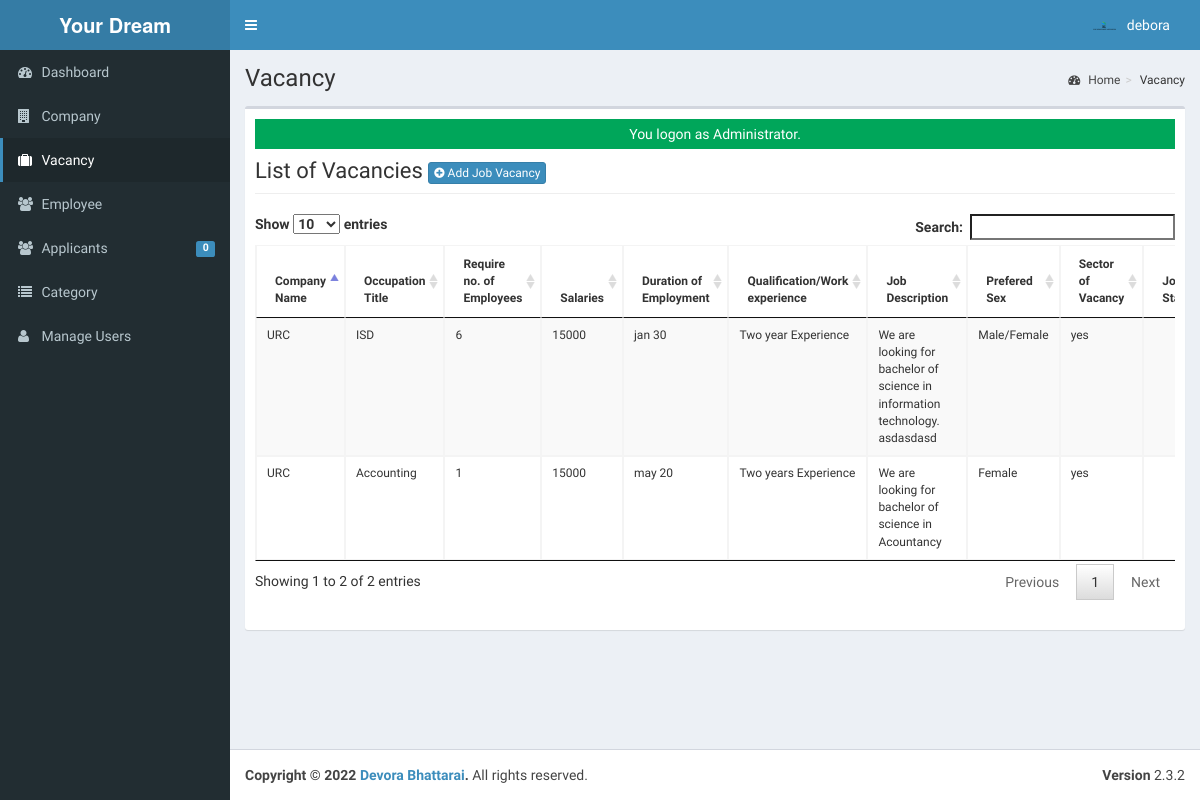
Screenshot of /admin/vacancy/index.php (signed in) with the database file from the repository.
### tables this page shows
CREATE TABLE `tblusers` (
  `USERID` varchar(30) NOT NULL,
  `FULLNAME` varchar(40) NOT NULL,
  `USERNAME` varchar(90) NOT NULL,
  `PASS` varchar(90) NOT NULL,
  `ROLE` varchar(30) NOT NULL,
  `PICLOCATION` varchar(255) NOT NULL
);

CREATE TABLE `tbljob` (
  `JOBID` int(11) NOT NULL,
  `COMPANYID` int(11) NOT NULL,
  `CATEGORY` varchar(90) NOT NULL,
  `OCCUPATIONTITLE` varchar(90) NOT NULL,
  `REQ_NO_EMPLOYEES` int(11) NOT NULL,
  `SALARIES` double NOT NULL,
  `DURATION_EMPLOYEMENT` varchar(90) NOT NULL,
  `QUALIFICATION_WORKEXPERIENCE` text NOT NULL,
  `JOBDESCRIPTION` text NOT NULL,
  `PREFEREDSEX` varchar(30) NOT NULL,
  `SECTOR_VACANCY` text NOT NULL,
  `JOBSTATUS` varchar(90) NOT NULL,
  `DATEPOSTED` datetime NOT NULL
);

CREATE TABLE `tblcompany` (
  `COMPANYID` int(11) NOT NULL,
  `COMPANYNAME` varchar(90) NOT NULL,
  `COMPANYADDRESS` varchar(90) NOT NULL,
  `COMPANYCONTACTNO` varchar(30) NOT NULL,
  `COMPANYSTATUS` varchar(90) NOT NULL,
  `COMPANYMISSION` text NOT NULL
);

### admin/vacancy/index.php (called while the page is built, shortened)
<?php
require_once("../../include/initialize.php");
$title="Vacancy";
require_once ("../theme/templates.php");
?>

### include/database.php (called while the page is built, shortened)
<?php
class Database {
	var $query = '';
	public $conn;
	public function open_connection() {
		try {
		$this->conn = new PDO("mysql:host=".server.";dbname=".database_name. "", user,pass);
		$this->conn->setAttribute(PDO::ATTR_ERRMODE, PDO::ERRMODE_EXCEPTION);
		}catch(PDOException $e){
			echo "Problem in database connection! Contact administrator!". $e->getMessage();
		}
	}
	function setQuery($sql='') {
		try {
		   $this->sql_string=$sql;
			$this->query = $this->conn->prepare($this->sql_string);
			$this->query->execute();
		  } catch (PDOException $e) {
		    echo "Failed to get query handle: " . $e->getMessage() . "\n";
		    exit;
		  }
	}
	function loadResultList() {
		$results = $this->query->fetchAll(PDO::FETCH_OBJ);
		return $results;
	}
	function loadSingleResult() {
		$results = $this->query->fetch(PDO::FETCH_OBJ);
		return $results;
	}
}
$mydb = new Database();
?>

### include/accounts.php (called while the page is built, shortened)
<?php
require_once(LIB_PATH.DS.'database.php');
class User {
	protected static  $tblname = "tblusers";
	function single_user($id=""){
			global $mydb;
			$mydb->setQuery("SELECT * FROM ".self::$tblname."
				Where USERID= '{$id}' LIMIT 1");
			$cur = $mydb->loadSingleResult();
			return $cur;
	}
}
?>

### include/function.php (called while the page is built, shortened)
<?php
function currentpage(){
		$this_page = $_SERVER['SCRIPT_NAME'];
	    $bits = explode('/',$this_page);
		 return $bits[3];
	}
		?>

### admin/vacancy/list.php (the view, shortened to what this page needs)
<div class="row">
      	 <div class="col-lg-12">
           <h1 class="page-header">List of Vacancies  <a href="index.php?view=add" class="btn btn-primary btn-xs  ">  <i class="fa fa-plus-circle fw-fa"></i> Add Job Vacancy</a>  </h1>
      		</div>
  		 </div>
 		    <form action="controller.php?action=delete" Method="POST">
		     <div class="table-responsive">
			<table id="dash-table" class="table table-striped table-bordered table-hover"  style="font-size:12px" cellspacing="0">
			  <thead>
			  	<tr>
			  		<th>Company Name</th>
			  		<th>Occupation Title</th>
			  		<th>Require no. of Employees</th>
			  		<th>Salaries</th>
			  		<th>Duration of Employment</th>
			  		<th>Qualification/Work experience</th>
			  		<th>Job Description</th>
			  		<th>Prefered Sex</th>
			  		<th>Sector of Vacancy</th>
			  		<th>Job Status</th>
			  	</tr>
			  </thead>
			  <tbody>
			  	<?php
			  		$mydb->setQuery("SELECT * FROM `tbljob` j, `tblcompany` c WHERE j.COMPANYID=c.COMPANYID");
			  		$cur = $mydb->loadResultList();
					foreach ($cur as $result) {
			  		echo '<tr>';
			  			echo '<td>' . $result->COMPANYNAME.'</td>';
			  			echo '<td>' . $result->OCCUPATIONTITLE.'</td>';
			  			echo '<td>' . $result->REQ_NO_EMPLOYEES.'</td>';
			  			echo '<td>' . $result->SALARIES.'</td>';
			  			echo '<td>' . $result->DURATION_EMPLOYEMENT.'</td>';
			  			echo '<td>' . $result->QUALIFICATION_WORKEXPERIENCE.'</td>';
			  			echo '<td>' . $result->JOBDESCRIPTION.'</td>';
			  			echo '<td>' . $result->PREFEREDSEX.'</td>';
			  			echo '<td>' . $result->SECTOR_VACANCY.'</td>';
			  			echo '<td>' . $result->JOBSTATUS.'</td>';
			  		echo '</tr>';
			  	}
			  	?>
			  </tbody>
			</table>
			</form>

### admin/theme/templates.php (shortened to what this page needs)
<!DOCTYPE html>
<html>
    <head>
        <link rel="stylesheet" href="<?php echo web_root;?>bootstrap/css/bootstrap.min.css">
        <link rel="stylesheet" href="<?php echo web_root;?>plugins/font-awesome/css/font-awesome.min.css">
        <link rel="stylesheet" href="<?php echo web_root;?>dist/css/AdminLTE.min.css">
        <link rel="stylesheet" href="<?php echo web_root;?>dist/css/skins/_all-skins.min.css">
        <link rel="stylesheet" href="<?php echo web_root;?>plugins/iCheck/flat/blue.css">
        <link rel="stylesheet" href="<?php echo web_root;?>plugins/morris/morris.css">
        <link rel="stylesheet" href="<?php echo web_root;?>plugins/jvectormap/jquery-jvectormap-1.2.2.css">
        <link href="<?php echo web_root; ?>plugins/datepicker/bootstrap-datetimepicker.min.css" rel="stylesheet" media="screen">
        <link rel="stylesheet" href="<?php echo web_root;?>plugins/dataTables/jquery.dataTables.min.css">
        <link rel="stylesheet" href="<?php echo web_root;?>plugins/bootstrap-wysihtml5/bootstrap3-wysihtml5.min.css">
    </head>
 <body class="hold-transition skin-blue fixed sidebar-mini">
<div class="wrapper">
  <header class="main-header">
    <a href="<?php echo web_root;?>/admin/" class="logo">
      <span class="logo-lg"><b>Your Dream</b></span>
    </a>
    <nav class="navbar navbar-static-top" role="navigation">
      <a href="#" class="sidebar-toggle" data-toggle="offcanvas" role="button">
      </a>
      <div class="navbar-custom-menu">
        <ul class="nav navbar-nav">
          <?php
              $user = New User();
              $singleuser = $user->single_user($_SESSION['ADMIN_USERID']);
          ?>
          <li class="dropdown user user-menu" style="padding-right: 15px;"  >
            <a href="#" class="dropdown-toggle" data-toggle="dropdown">
              <img src="<?php echo web_root.'admin/user/'. $singleuser->PICLOCATION;?>" class="user-image" alt="User Image">
              <span class="hidden-xs"><?php echo $singleuser->FULLNAME; ?></span>
            </a>
          </li>
        </ul>
      </div>
    </nav>
  </header>
  <aside class="main-sidebar">
    <section class="sidebar">
      <ul class="sidebar-menu">
        <li  class="<?php echo (currentpage() == 'index.php') ? "active" : false;?>" >
          <a href="<?php echo web_root ;?>admin/">
            <i class="fa fa-dashboard"></i> <span>Dashboard</span>
          </a>
        </li>
        <li class="<?php echo (currentpage() == 'company') ? "active" : false;?>" >
          <a href="<?php echo web_root ;?>admin/company/">
            <i class="fa fa-building"></i> <span>Company</span>
          </a>
        </li>
        <li class="<?php echo (currentpage() == 'vacancy') ? "active" : false;?>" >
          <a href="<?php echo web_root ;?>admin/vacancy/">
            <i class="fa fa-suitcase"></i> <span>Vacancy</span>
          </a>
        </li>
        <li class="<?php echo (currentpage() == 'employee') ? "active" : false;?>" >
          <a href="<?php echo web_root ;?>admin/employee/">
            <i class="fa fa-users"></i> <span>Employee</span>
          </a>
        </li>
        <li class="<?php echo (currentpage() == 'applicants') ? "active" : false;?>" >
          <a href="<?php echo web_root ;?>admin/applicants/">
            <i class="fa fa-users"></i> <span>Applicants</span>
            <span class="label label-primary pull-right">
              <?php
                $sql = "SELECT count(*) as 'APPL' FROM `tbljobregistration` WHERE `PENDINGAPPLICATION`=1";
                $mydb->setQuery($sql);
                $pending = $mydb->loadSingleResult();
                echo $pending->APPL;
              ?>
            </span>
          </a>
        </li>
        <li class="<?php echo (currentpage() == 'category') ? "active" : false;?>" >
          <a href="<?php echo web_root ;?>admin/category/">
            <i class="fa fa-list"></i> <span>Category</span>
          </a>
        </li>
         <li class="<?php echo (currentpage() == 'user') ? "active" : false;?>">
          <a href="<?php echo web_root; ?>admin/user/">
            <i class="fa fa-user"></i> <span>Manage Users</span> </a>
        </li>
      </ul>
    </section>
  </aside>
  <div class="content-wrapper">
  <section class="content-header">
      <h1>
        <?php echo isset($title) ? $title : ''; ?>
      </h1>
      <ol class="breadcrumb">
        <?php
          if ($title!='Home') {
            $active_title = '';
            if (isset($_GET['view'])) {
              $active_title = '<li class='.$active_title.'><a href="index.php">'.$title.'</a></li>';
            }else{
              $active_title = '<li class='.$active_title.'>'.$title.'</li>';
            }
            echo '<li><a href='.web_root.'admin/><i class="fa fa-dashboard"></i> Home</a></li>';
            echo  $active_title;
          }
        ?>
      </ol>
    </section>
         <section class="content">
          <div class="row">
            <div class="col-xs-12">
              <div class="box">
                <div class="box-body">
              <?php
               require_once $content;
               ?>
             </div>
           </div>
         </div>
         </section>
 </div>
  <footer class="main-footer">
    <div class="pull-right hidden-xs">
      <b>Version</b> 2.3.2
    </div>
    <strong>Copyright &copy; 2022 <a href="#">Devora Bhattarai</a>.</strong> All rights
    reserved.
  </footer>
    </body>
</html>

### rows the page displays
tblusers: PICLOCATION (picture), FULLNAME "debora"
tbljob: COMPANYID.COMPANYNAME "URC", OCCUPATIONTITLE "ISD", REQ_NO_EMPLOYEES "6", SALARIES "15000", DURATION_EMPLOYEMENT "jan 30", QUALIFICATION_WORKEXPERIENCE "Two year Experience", JOBDESCRIPTION "We are looking for bachelor of science in information technology. asdasdasd", PREFEREDSEX "Male/Female", SECTOR_VACANCY "yes"
tbljob: COMPANYID.COMPANYNAME "URC", OCCUPATIONTITLE "Accounting", REQ_NO_EMPLOYEES "1", SALARIES "15000", DURATION_EMPLOYEMENT "may 20", QUALIFICATION_WORKEXPERIENCE "Two years Experience", JOBDESCRIPTION "We are looking for bachelor of science in Acountancy", PREFEREDSEX "Female", SECTOR_VACANCY "yes"

### other values shown
$pending->APPL "0"
$title "Vacancy"
$_SESSION['message'] "You logon as Administrator."
